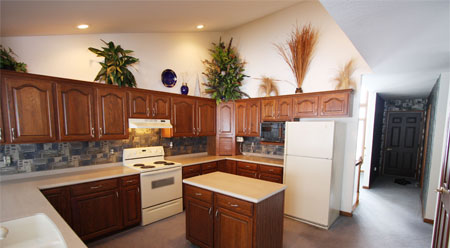
#> input picture data/initial.png, 450 x 248 px, found by its file name
$ python test.py
#> lines starting #> are read from the running program, lines starting #| are printed output that depends on the picture
### src/workers/correct.py
#  __author__ = 'Dave'
import cv2
from skimage import io
from skimage.transform import probabilistic_hough_line

import matplotlib.pyplot as plt
import os
import warnings
import random
import numpy as np

warnings.filterwarnings('ignore', category=RuntimeWarning)


class CorrectImage(object):

    def __init__(self):
        self.path = ""
        self.name = ""
        self.image = None
        self.edges = None
        self.lines = None

    def _load_image(self, image):
        """
        :param image: image file name (str)
        :return: skimage image data
        """
#> called with image = 'initial.png'
        filename = os.path.join(self.path, image)
        return io.imread(filename)
#> returned value is the input picture: shape (248, 450, 3); mean R, G, B 152.5, 128.4, 113.7

    def add_path(self, image_path):
        """
        Adds image to the list of images
        :param image_path: (string)
        """
        self.path = image_path + '/'

    def add_image(self, filename):
        """
        Adds image to the list of images
        :param filename: (string)
        """
        self.name = filename
        self.hough_transform()

    def _detect_edges(self, image, vary=False, plot=False):
        """
        :param image: image file name (str)
        :param vary: turn tunable plotting on
        :param plot: turn plotting on
        :return: detected edges with variable filters
        """
        self.image = self._load_image(image)
        if vary:
            def nothing(x):
                pass

            cv2.namedWindow('image')
            cv2.createTrackbar('th1', 'image', 0, 255, nothing)
            cv2.createTrackbar('th2', 'image', 0, 255, nothing)

            while True:
                th1 = cv2.getTrackbarPos('th1', 'image')
                th2 = cv2.getTrackbarPos('th2', 'image')
                edges = cv2.Canny(self.image, th1, th2)
                cv2.imshow('image', edges)
                k = cv2.waitKey(1) & 0xFF
                if k == 27:
                    break

            cv2.destroyAllWindows()
        edges = cv2.Canny(self.image, 255, 255)
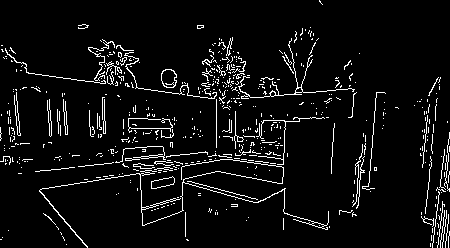
#> edges: shape (248, 450); 5.8% white in thin lines or dots
        if plot:
            cv2.namedWindow('image')
            cv2.imshow('image', edges)
            cv2.waitKey(5000)
            cv2.destroyAllWindows()
        return edges

    def hough_transform(self, vary=False, plot=False):
        """
        :param vary: turn edge detection tunable plotting on
        :param plot: turn plotting on
        :return: numpy array of probabilistically found straight lines
        """
        if self.name == "":
            raise ValueError('Missing image: you need to specify the image file using add_image.')

        self.edges = self._detect_edges(self.name, vary=vary, plot=plot)
        self.lines = probabilistic_hough_line(self.edges, threshold=10, line_length=5, line_gap=3)
#> self.lines = 493 items
        if plot:
            for line in self.lines:
                p0, p1 = line
                plt.plot((p0[0], p1[0]), (p0[1], p1[1]))
            plt.show()

    # [25 lines left out: function slope, not called in this run]

    def line_pair(self, num_pairs):
        """
        :param num_pairs: number of line pairs to take (int)
        :return: line pairs (array)
        """
#> called with num_pairs = 16

        idx = np.random.randint(len(self.lines), size=num_pairs * 2)
#> idx = 32 values, max 510 at index 23, min 9 at index 2, mean 248.3
        lines = np.array(self.lines)[idx]
        return lines.reshape(num_pairs, 2, 2, 2)

    # [18 lines left out: function mutation, not called in this run]

### src/workers/optimization_utils.py
#  __author__ = 'Dave'
from __future__ import division
import numpy as np


# [100 lines left out: functions boundary_separation, min_arc_length, translate, loss, not called in this run]


def health(population, metric='L2', order=1):
    """
    :param population: loss functions for set of objects (numpy array)
    :param metric: metric space measure (string, optional, 'L2' by default, accepts: 'L1', 'minkowski',
    'vector_length', 'arc_length')
    :param order: (float, optional, only used with Minkowski p-adic measure, 1 by default)
    :return: metric space norm of population (float)
    """
    assert isinstance(population, np.ndarray)

    if metric == 'L2':
        return np.sqrt(np.dot(population, population))
    elif metric == 'L1':
        return np.sum(abs(population))
    elif metric == 'minkowski':
        t = np.sum(abs(population) ** order)
        return t ** (1. / order)
    elif metric == 'vector_length':
        v = np.array((np.cos(population).sum(), np.sin(population).sum()))
        return np.sqrt(np.dot(v, v)) / len(v)
    elif metric == 'arc_length':
        return min_arc_length(population)

### src/test.py
from __future__ import print_function

from .workers.correct import CorrectImage
from .workers.optimization_utils import loss, health
from .workers.generation import Population

import numpy as np


def main():
    # initialization
    pic = CorrectImage()
    pic.add_path('data')
    pic.add_image('initial.png')

    pic.hough_transform(vary=False, plot=False)  # set vary True to change edge filters, plot True for visualizations
    pair = pic.line_pair(16)
    slopes = map(pic.slope, pair)
    loss_func = map(lambda s: loss(np.array(s[0]), np.array(s[1])), slopes)

    # print pair
    print(loss_func)
#> (printed output is left out)
    print(health(loss_func, metric='arc_length'), '\n')

    pop = Population()
    pop.add_parents(pair, loss_func, 4)
    pop.add_children(pic.mutation, p_mutate=0.01)


if __name__ == '__main__':
#> (the run stopped early here; a loop or call above may not have finished)

$ run again, with data/sample.png copied over data/initial.png
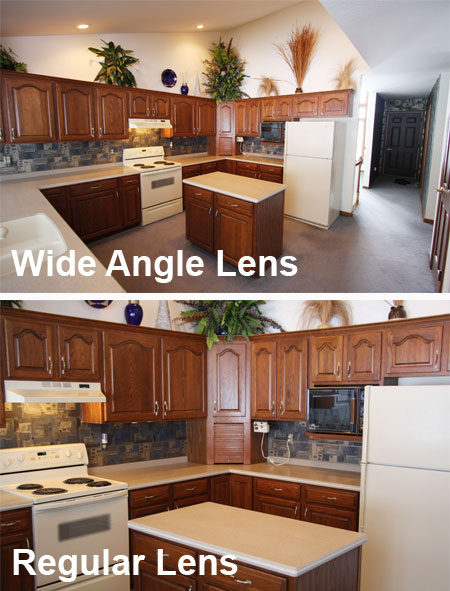
#> input picture data/sample.png, 450 x 591 px, found by its file name
#> in _load_image, returned value is the input picture: shape (591, 450, 3); mean R, G, B 150.5, 124.5, 109.1
#> in _detect_edges, `edges = cv2.Canny(self.image, 255, 255)`:
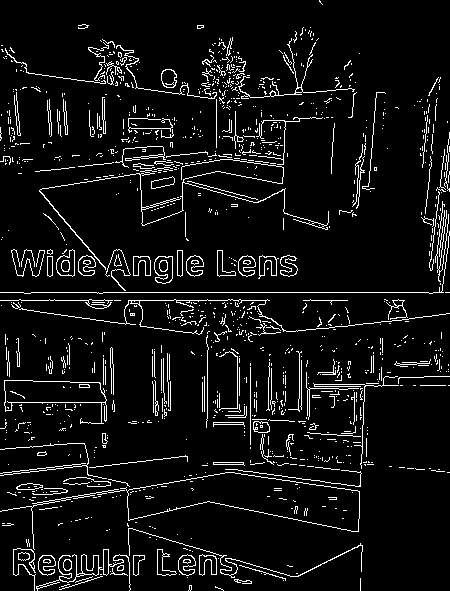
#> edges: shape (591, 450); 6.9% white in thin lines or dots
#> self.lines = 1414 items
#> idx = 32 values, max 1383 at index 5, min 72 at index 19, mean 680.6
#> (printed output is left out)

$ run again, with data/target.png copied over data/initial.png
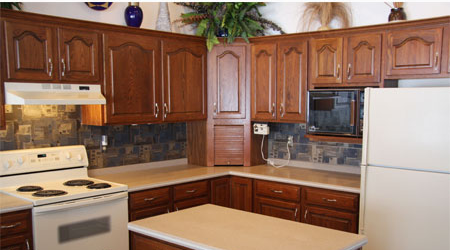
#> input picture data/target.png, 450 x 250 px, found by its file name
#> in _load_image, returned value is the input picture: shape (250, 450, 3); mean R, G, B 147.5, 116.8, 98.7
#> in _detect_edges, `edges = cv2.Canny(self.image, 255, 255)`:
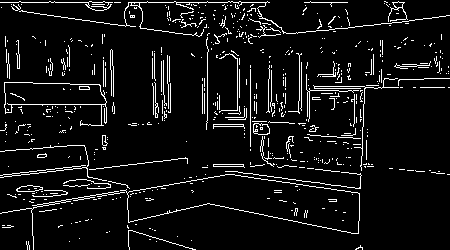
#> edges: shape (250, 450); 7% white in thin lines or dots
#> self.lines = 494 items
#> idx = 32 values, max 510 at index 23, min 9 at index 2, mean 248.3
#> (printed output is left out)
